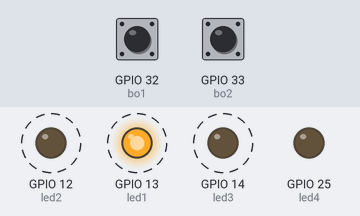
A sketch run on a simulated ESP32. On the bench: output pins drawn as LEDs (lit = HIGH). Dashed ring = blinking. The test bench sets the inputs (shaded band); at power-on: GPIO 32 (bo1) HIGH, GPIO 33 (bo2) HIGH. What the sketch prints to the serial monitor is not drawn.

Above: at 1.2 s.
1.3 s: GPIO 32 (bo1) pulled LOW for 0.15 s
4.3 s: GPIO 32 (bo1) pulled LOW for 1 s
7.3 s: GPIO 32 (bo1) pulled LOW for 3.2 s
Timing chart, 0 to 18.0 s (numbered marks = the images above; inputs shaded):
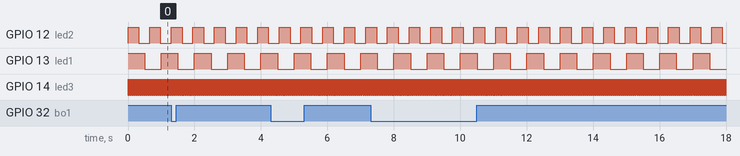

Measured:
- by itself, GPIO 12 (led2): alternates HIGH for 0.33 s and LOW for 0.33 s
- by itself, GPIO 13 (led1): alternates HIGH for 0.50 s and LOW for 0.50 s
- by itself, GPIO 14 (led3): alternates HIGH for 0.01 s and LOW for 0.01 s

The sketch:

RTOS_3_led_botones.ino
```cpp
/*
Materia: RTOS

Equipo:
Abner Kalid Verde Padilla
Diego Perez Dominguez


-Este codigo se relaizo con el uso de RTOS en una esp32

La funcion general del codigo es realizar varias tareas a la vez, por un lado se tienen 3 leds que parpadean,
teniendo periodos distintas
*LED1 a 500ms
*LED2 a 325ms
*LED3 a 10ms
Ademas de esto se tienen dos botones y se debe de cumplir unasecuencia de presionado por tiempo para que se
encienda un tercer led que afirma que la secuencia de botones se ha completado.

Para lograr esto se propuso lo siguiente:

La parte de los leds es la misma para los tres solo cambia el periodo pero en esencia es el mismo procedimiento,
para empezar se crean tres tareas, una para cada led ledt01, ledt02 y ledt03, cada tarea tiene como instrucciones
encender el led, luego por medio de un delay dejarlo encendido por el tiempo establecido, y para finalizar
una vez pasado el tiempo se apaga elled y se le aplica otro delay de mismo tiempo.

Por otro lado para los botenes se crea una tarea de una maquina de estados para poder cumplir la secuencia, ademas para
el correcto uso de la maquina de estados se uso la funcion millis(), para poder medir la cantidad de tirmpo que un boton se
deja presionado, por lo que si se ejecuta en tiempo y forma cada estado se avanzara hasta un estado final que es el encendido
de un cuarto led.


*/


#if CONFIG_FREERTOS_UNICORE
  static const BaseType_t app_cpu = 0;
#else
  static const BaseType_t app_cpu = 1;
#endif

const int led1=13;
const int led2=12;
const int led3=14;

const int bo1=32;
const int bo2=33;
const int led4=25;

int estado = 0;
unsigned long tiempoInicio = 0;

const unsigned long tiempoBase = 1000;     // tiempo esperado (1s)
const unsigned long tolerancia = 300;      // margen de ±300 ms

void ledt01(void *parameter){
  while(1){
    digitalWrite(led1, HIGH);
    delay(500);
    digitalWrite(led1, LOW);
    delay(500);
  }
}

void ledt02(void *parameter){
  while(1){
    digitalWrite(led2, HIGH);
    delay(325);
    digitalWrite(led2, LOW);
    delay(325);
  }
  }


void ledt03(void *parameter){
  while(1){
    digitalWrite(led3, HIGH);
    delay(10);
    digitalWrite(led3, LOW);
    delay(10);
  }
}

void botones(void *parameter) {
  while(1){
  bool b1 = !digitalRead(bo1); // activo en LOW
  bool b2 = !digitalRead(bo2);

  switch (estado) {
    case 0: // Esperando Botón 1
      if (b1 && !b2) {
        tiempoInicio = millis();
        estado = 1;
        Serial.println("Boton 1 presionado, esperando ~1s...");
      }
      break;

    case 1: // Botón 1 presionado, esperar 1s (con margen)
      if (millis() - tiempoInicio >= tiempoBase - tolerancia) {
        if (b1 && !b2) {
          estado = 2;
          Serial.println("Presiona Boton 2 (mantener ambos ~1s)...");
          tiempoInicio = millis();
        } else {
          estado = 0;
        }
      }
      break;

    case 2: // Ambos botones presionados
      if (b1 && b2) {
        if (millis() - tiempoInicio >= tiempoBase - tolerancia) {
          estado = 3;
          Serial.println("Suelta Boton 2 (mantener B1 ~1s)...");
          tiempoInicio = millis();
        }
      } else if (millis() - tiempoInicio > tiempoBase + tolerancia) {
        estado = 0; // se pasó de tiempo
      }
      break;

    case 3: // Botón 1 presionado, Botón 2 suelto
      if (b1 && !b2) {
        if (millis() - tiempoInicio >= tiempoBase - tolerancia) {
          estado = 4;
          Serial.println("Ahora suelta Boton 1...");
        }
      } else if (millis() - tiempoInicio > tiempoBase + tolerancia) {
        estado = 0;
      }
      break;

    case 4: // Esperar que suelte Botón 1
      if (!b1 && !b2) {
        digitalWrite(led4, HIGH);
        Serial.println(" Secuencia completada, LED encendido");
        estado = 5;
      }
      break;

    case 5: // Secuencia finalizada
      // LED se mantiene encendido
      break;
  }
  }
}


void setup() {
  pinMode(led1, OUTPUT);
  pinMode(led2, OUTPUT);
  pinMode(led3, OUTPUT);

 Serial.begin(9600);

  pinMode(bo1, INPUT_PULLUP);
  pinMode(bo2, INPUT_PULLUP);
  pinMode(led4, OUTPUT);

   xTaskCreatePinnedToCore(ledt01, "ledt01", 1024, NULL, 1, NULL, app_cpu);
   xTaskCreatePinnedToCore(ledt02, "ledt02", 1024, NULL, 2, NULL, app_cpu);
   xTaskCreatePinnedToCore(ledt03, "ledt03", 1024, NULL, 1, NULL, app_cpu);
   xTaskCreatePinnedToCore(botones, "botones", 1024, NULL, 1, NULL, app_cpu);

}

void loop() {
  // put your main code here, to run repeatedly:

}
```
